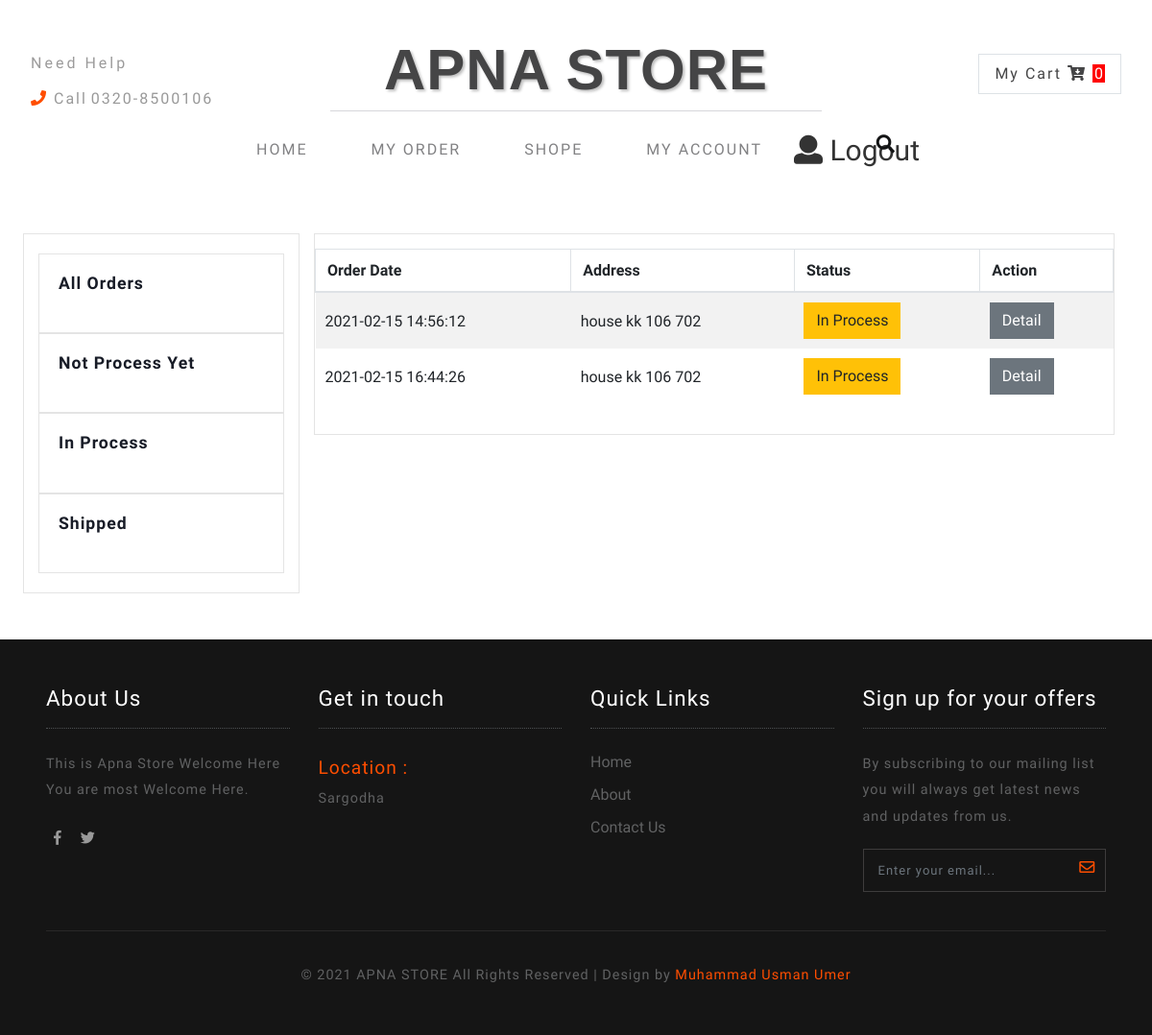
Screenshot of /user/inprocess.php (signed in) with the database file from the repository.
### tables this page shows
CREATE TABLE `order` (
  `order_id` int(255) NOT NULL,
  `order_date` datetime NOT NULL DEFAULT current_timestamp(),
  `user_id` int(255) NOT NULL,
  `address` varchar(255) NOT NULL,
  `status` varchar(255) NOT NULL,
  `phone` varchar(255) NOT NULL,
  `name` varchar(255) NOT NULL,
  `payment` varchar(255) NOT NULL
);

### user/config/operationsorder.php (called while the page is built, shortened)
<?php
require_once('./config/dbconfig.php');
$db = new dbconfig();
class operationsorder extends dbconfig
{
    public function view_recordinprocess()
    {
        global $db;
     $id= $_SESSION['user_id'];
        $query = "SELECT * FROM `order` WHERE  order.status ='inprocess' and user_id='$id'";
            $result = mysqli_query($db->connection, $query);
            return $result;
    }
}
?>

### user/config/dbconfig.php (called while the page is built, shortened)
<?php
require_once('./config/operationsorder.php');
class dbconfig
{
    public function db_connect()
    {
        $this->connection = mysqli_connect('localhost', 'root', '', 'e-com');
    }
}
?>

### user/inprocess.php (the view, shortened to what this page needs)
<?php
include_once('header.php');
?>
<?php
include_once('./config/dbconfig.php');
$db = new operationsorder();
$result=$db->view_recordinprocess();
?>
<section class="banner-bottom-wthreelayouts py-lg-5 py-3">
	<div class="container-fluid">
		<div class="inner-sec-shop px-lg-4 px-3">
			<div class="row">
				<div class="side-bar col-lg-3">
                <a href="all.php">
                        <div class="range">
                            <h3 class="agileits-sear-head">All Orders</h3>
                        </div>
                    </a>
                    <a href="notprocess.php">
                        <div class="range">
                            <h3 class="agileits-sear-head">Not Process Yet</h3>
                        </div>
                    </a>
                    <a href="inprocess.php">
                        <div class="range">
                            <h3 class="agileits-sear-head">In Process</h3>
                        </div>
                    </a>
                    <a href="shipped.php">
                        <div class="range">
                            <h3 class="agileits-sear-head">Shipped</h3>
                        </div>
                    </a>
				</div>
				<div class="left-ads-display col-lg-9">
					<div class="wrapper_top_shop">
						<div class="row">
                        <div class="table-responsive">
                            <table id="data_table" class="table table-bordered table-striped" cellspacing="0">
                                <thead>
                                    <tr>
                                        <th> Order Date</th>
                                        <th>Address</th>
                                        <th>Status</th>
                                        <th>Action</th>
                                    </tr>
                                </thead>
                                <tbody>
                                    <?php
                                    while ($data = mysqli_fetch_assoc($result)) {
                                    ?>
                                        <td><?php echo $data['order_date'] ?></td>
                                        <td><?php echo $data['address'] ?></td>
                                        <td><button type="button" class="btn btn-warning rounded-0">In Process</button></td>
                                        <td><a href="orderdetail.php?O_ID=<?php echo $data['order_id'] ?>" class="btn btn-secondary rounded-0">Detail</a></td>
                                    <?php
                                    }
                                    ?>
                                </tbody>
                            </table>
                        </div>
						</div>
					</div>
				</div>
			</div>
</section>
<?php include_once('footer.php');
?>

### user/css/shop.css (style rules this page uses)
div#my-cart-modal .table>thead>tr>th, .table>tbody>tr>th, .table>tfoot>tr>th, .table>thead>tr>td, .table>tbody>tr>td, .table>tfoot>tr>td { padding: 10px; vertical-align: middle; border: none; }
.btn { display: inline-block; }
h3.agileits-sear-head { color: #181c27; margin-bottom: 20px; font-size: 1.1em; font-weight: 600; }
.range, .w3-brand-select, .w3ls-featured-ads { padding: 20px 20px; border: 1px solid #e4e4e4; }
.side-bar { padding: 20px 15px; border: 1px solid #e4e4e4; }
.wrapper_top_shop { padding: 15px; border: 1px solid #e4e4e4; }

### user/css/style.css (style rules this page uses)
body a { text-decoration: none; transition: 0.5s all; -webkit-transition: 0.5s all; -moz-transition: 0.5s all; -o-transition: 0.5s all; -ms-transition: 0.5s all; font-family: 'Inconsolata', monospace; }
h1, h2, h3, h4, h5, h6 { margin: 0; font-family: 'Inconsolata', monospace; letter-spacing: 1px; }

### user/css/checkout.css (style rules this page uses)
body a { transition: 0.5s all; -webkit-transition: 0.5s all; -o-transition: 0.5s all; -moz-transition: 0.5s all; -ms-transition: 0.5s all; }

### rows the page displays
order: order_date "2021-02-15 14:56:12", address "house kk 106 702"
order: order_date "2021-02-15 16:44:26", address "house kk 106 702"

### other values shown
$n "0"
